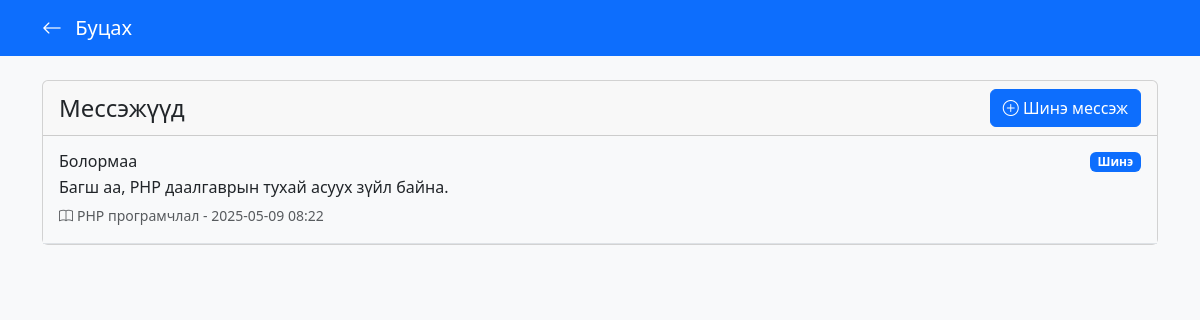
Screenshot of /dashboard/messages.php (signed in) with the database file from the repository.
### tables this page shows
CREATE TABLE IF NOT EXISTS messages (
    id INT AUTO_INCREMENT PRIMARY KEY,
    sender_id INT NOT NULL,
    receiver_id INT NOT NULL,
    course_id INT,
    subject VARCHAR(255),
    content TEXT NOT NULL,
    is_read BOOLEAN DEFAULT FALSE,
    created_at TIMESTAMP DEFAULT CURRENT_TIMESTAMP,
    FOREIGN KEY (sender_id) REFERENCES users(id) ON DELETE CASCADE,
    FOREIGN KEY (receiver_id) REFERENCES users(id) ON DELETE CASCADE,
    FOREIGN KEY (course_id) REFERENCES courses(id) ON DELETE SET NULL
);

CREATE TABLE IF NOT EXISTS users (
    id INT PRIMARY KEY AUTO_INCREMENT,
    name VARCHAR(100) NOT NULL,
    email VARCHAR(100) UNIQUE NOT NULL,
    password VARCHAR(255) NOT NULL,
    role ENUM('admin', 'teacher', 'student') NOT NULL,
    profile_picture VARCHAR(255),
    phone_number VARCHAR(20),
    description TEXT,
    created_at TIMESTAMP DEFAULT CURRENT_TIMESTAMP
);

### dashboard/messages.php (the view, shortened to what this page needs)
<?php
require_once '../db.php';
$stmt = $conn->prepare("
    SELECT m.*,
           u.name as sender_name,
           c.name as course_name,
           CASE
               WHEN m.course_id IS NOT NULL THEN c.name
               ELSE 'Хувийн мессэж'
           END as context
    FROM messages m
    JOIN users u ON m.sender_id = u.id
    LEFT JOIN courses c ON m.course_id = c.id
    WHERE m.receiver_id = ?
    ORDER BY m.created_at DESC
");
$stmt->bind_param("i", $_SESSION['user_id']);
$stmt->execute();
$messages = $stmt->get_result()->fetch_all(MYSQLI_ASSOC);
?>
<!DOCTYPE html>
<html lang="mn">
<head>
    <link href="https://cdn.jsdelivr.net/npm/bootstrap@5.3.0/dist/css/bootstrap.min.css" rel="stylesheet">
    <link rel="stylesheet" href="https://cdn.jsdelivr.net/npm/bootstrap-icons@1.7.2/font/bootstrap-icons.css">
</head>
<body class="bg-light">
    <nav class="navbar navbar-expand-lg navbar-dark bg-primary">
        <div class="container">
            <a class="navbar-brand" href="teacher.php">
                <i class="bi bi-arrow-left me-2"></i>
                Буцах
            </a>
        </div>
    </nav>
    <div class="container py-4">
        <div class="card">
            <div class="card-header d-flex justify-content-between align-items-center">
                <h4 class="mb-0">Мессэжүүд</h4>
                <button type="button" class="btn btn-primary" data-bs-toggle="modal" data-bs-target="#newMessageModal">
                    <i class="bi bi-plus-circle"></i> Шинэ мессэж
                </button>
            </div>
            <div class="card-body p-0">
                <?php if (empty($messages)): ?>
                    <div class="text-center py-4">
                        <div class="text-muted">
                            <i class="bi bi-envelope fs-4 d-block mb-2"></i>
                            Мессэж байхгүй байна
                        </div>
                    </div>
                <?php else: ?>
                    <?php foreach ($messages as $message): ?>
                        <div class="message-item p-3 border-bottom <?php echo !$message['is_read'] ? 'bg-light' : ''; ?>">
                            <div class="d-flex justify-content-between align-items-start">
                                <div>
                                    <h6 class="mb-1"><?php echo htmlspecialchars($message['sender_name']); ?></h6>
                                    <p class="mb-1"><?php echo htmlspecialchars($message['content']); ?></p>
                                    <small class="text-muted">
                                        <i class="bi bi-book me-1"></i><?php echo htmlspecialchars($message['context']); ?> -
                                        <?php echo date('Y-m-d H:i', strtotime($message['created_at'])); ?>
                                    </small>
                                </div>
                                <?php if (!$message['is_read']): ?>
                                    <span class="badge bg-primary">Шинэ</span>
                                <?php endif; ?>
                            </div>
                        </div>
                    <?php endforeach; ?>
                <?php endif; ?>
            </div>
        </div>
    </div>
</body>
</html>

### rows the page displays
messages: sender.name "Болормаа", content "Багш аа, PHP даалгаврын тухай асуух зүйл байна.", context "PHP програмчлал", created_at "2025-05-09 08:22", is_read "Шинэ"
